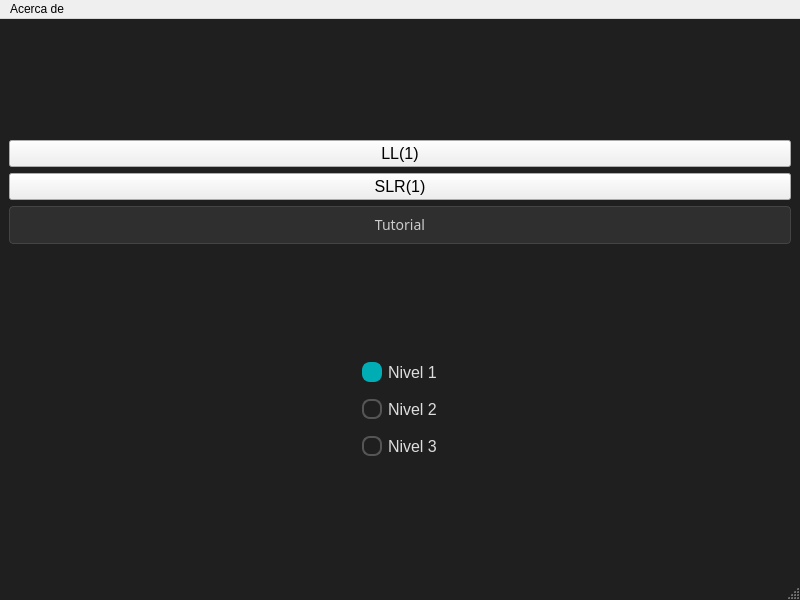
<?xml version="1.0" encoding="UTF-8"?>
<ui version="4.0">
 <class>MainWindow</class>
 <widget class="QMainWindow" name="MainWindow">
  <property name="geometry">
   <rect>
    <x>0</x>
    <y>0</y>
    <width>800</width>
    <height>600</height>
   </rect>
  </property>
  <property name="minimumSize">
   <size>
    <width>800</width>
    <height>600</height>
   </size>
  </property>
  <property name="windowTitle">
   <string>SyntaxTutor</string>
  </property>
  <property name="windowIcon">
   <iconset resource="resources.qrc">
    <normaloff>:/resources/syntaxtutor.png</normaloff>:/resources/syntaxtutor.png</iconset>
  </property>
  <property name="styleSheet">
   <string notr="true">QMainWindow {
background-color: #1F1F1F;
color: #E0E0E0;
}
</string>
  </property>
  <widget class="QWidget" name="centralwidget">
   <layout class="QVBoxLayout" name="verticalLayout_3">
    <item>
     <layout class="QVBoxLayout" name="verticalLayout">
      <item>
       <widget class="QPushButton" name="pushButton">
        <property name="sizePolicy">
         <sizepolicy hsizetype="Minimum" vsizetype="Maximum">
          <horstretch>1</horstretch>
          <verstretch>0</verstretch>
         </sizepolicy>
        </property>
        <property name="minimumSize">
         <size>
          <width>432</width>
          <height>0</height>
         </size>
        </property>
        <property name="font">
         <font>
          <pointsize>12</pointsize>
         </font>
        </property>
        <property name="text">
         <string>LL(1)</string>
        </property>
       </widget>
      </item>
      <item>
       <widget class="QPushButton" name="pushButton_2">
        <property name="sizePolicy">
         <sizepolicy hsizetype="Minimum" vsizetype="Fixed">
          <horstretch>0</horstretch>
          <verstretch>0</verstretch>
         </sizepolicy>
        </property>
        <property name="minimumSize">
         <size>
          <width>432</width>
          <height>0</height>
         </size>
        </property>
        <property name="font">
         <font>
          <pointsize>12</pointsize>
         </font>
        </property>
        <property name="text">
         <string>SLR(1)</string>
        </property>
       </widget>
      </item>
      <item>
       <widget class="QPushButton" name="tutorial">
        <property name="sizePolicy">
         <sizepolicy hsizetype="Minimum" vsizetype="Fixed">
          <horstretch>0</horstretch>
          <verstretch>0</verstretch>
         </sizepolicy>
        </property>
        <property name="minimumSize">
         <size>
          <width>432</width>
          <height>0</height>
         </size>
        </property>
        <property name="font">
         <font>
          <family>Noto Sans</family>
          <pointsize>-1</pointsize>
         </font>
        </property>
        <property name="cursor">
         <cursorShape>PointingHandCursor</cursorShape>
        </property>
        <property name="styleSheet">
         <string notr="true">QPushButton {
    background-color: #2F2F2F;        /* Gris muy oscuro, casi al tono de fondo */
    color:            #CCCCCC;        /* Gris claro, sin llegar a blanco puro */
    border:           1px solid #444; /* Borde sutil para definir límites */
    padding:          8px 16px;
    border-radius:    4px;
    font-size:        14px;
    font-family:      'Noto Sans';
}
QPushButton:hover {
    background-color: #3A3A3A;        /* Un poco más claro al pasar el cursor */
    color:            #FFFFFF;
}
QPushButton:pressed {
    background-color: #262626;        /* Oscurece un pelín al pulsar */
}</string>
        </property>
        <property name="text">
         <string>Tutorial</string>
        </property>
       </widget>
      </item>
     </layout>
    </item>
    <item>
     <layout class="QVBoxLayout" name="verticalLayout_2">
      <property name="spacing">
       <number>17</number>
      </property>
      <item alignment="Qt::AlignmentFlag::AlignHCenter">
       <widget class="QRadioButton" name="lv1Button">
        <property name="sizePolicy">
         <sizepolicy hsizetype="Minimum" vsizetype="Maximum">
          <horstretch>0</horstretch>
          <verstretch>0</verstretch>
         </sizepolicy>
        </property>
        <property name="font">
         <font>
          <pointsize>-1</pointsize>
         </font>
        </property>
        <property name="styleSheet">
         <string notr="true">QRadioButton {
    color:    #DDDDDD;
    font-size:16px;
    spacing:  6px;
}
QRadioButton::indicator {
    width:        16px;
    height:       16px;
    border-radius:8px;
    border:       2px solid #555555;
    background:   transparent;
}
QRadioButton::indicator:checked {
    background: #00ADB5;
    border:     2px solid #00ADB5;
}
QRadioButton::indicator:checked + QLabel {
    color: #00ADB5;
}
</string>
        </property>
        <property name="text">
         <string>Nivel 1</string>
        </property>
        <property name="checked">
         <bool>true</bool>
        </property>
       </widget>
      </item>
      <item alignment="Qt::AlignmentFlag::AlignHCenter">
       <widget class="QRadioButton" name="lv2Button">
        <property name="sizePolicy">
         <sizepolicy hsizetype="Minimum" vsizetype="Maximum">
          <horstretch>0</horstretch>
          <verstretch>0</verstretch>
         </sizepolicy>
        </property>
        <property name="font">
         <font>
          <pointsize>-1</pointsize>
         </font>
        </property>
        <property name="styleSheet">
         <string notr="true">QRadioButton {
    color:    #DDDDDD;
    font-size:16px;
    spacing:  6px;
}
QRadioButton::indicator {
    width:        16px;
    height:       16px;
    border-radius:8px;
    border:       2px solid #555555;
    background:   transparent;
}
QRadioButton::indicator:checked {
    background: #00ADB5;
    border:     2px solid #00ADB5;
}
QRadioButton::indicator:checked + QLabel {
    color: #00ADB5;
}
</string>
        </property>
        <property name="text">
         <string>Nivel 2</string>
        </property>
       </widget>
      </item>
      <item alignment="Qt::AlignmentFlag::AlignHCenter">
       <widget class="QRadioButton" name="lv3Button">
        <property name="sizePolicy">
         <sizepolicy hsizetype="Minimum" vsizetype="Maximum">
          <horstretch>0</horstretch>
          <verstretch>0</verstretch>
         </sizepolicy>
        </property>
        <property name="font">
         <font>
          <pointsize>-1</pointsize>
         </font>
        </property>
        <property name="styleSheet">
         <string notr="true">QRadioButton {
    color:    #DDDDDD;
    font-size:16px;
    spacing:  6px;
}
QRadioButton::indicator {
    width:        16px;
    height:       16px;
    border-radius:8px;
    border:       2px solid #555555;
    background:   transparent;
}
QRadioButton::indicator:checked {
    background: #00ADB5;
    border:     2px solid #00ADB5;
}
QRadioButton::indicator:checked + QLabel {
    color: #00ADB5;
}
</string>
        </property>
        <property name="text">
         <string>Nivel 3</string>
        </property>
       </widget>
      </item>
     </layout>
    </item>
   </layout>
  </widget>
  <widget class="QMenuBar" name="menubar">
   <property name="geometry">
    <rect>
     <x>0</x>
     <y>0</y>
     <width>800</width>
     <height>21</height>
    </rect>
   </property>
   <widget class="QMenu" name="menuAcercaDe">
    <property name="title">
     <string>Acerca de</string>
    </property>
    <addaction name="actionSobre_la_aplicaci_n"/>
    <addaction name="actionReferencia_LL_1"/>
    <addaction name="actionReferencia_SLR_1"/>
   </widget>
   <addaction name="menuAcercaDe"/>
  </widget>
  <widget class="QStatusBar" name="statusbar"/>
  <action name="actionSobre_la_aplicaci_n">
   <property name="text">
    <string>Sobre la aplicación</string>
   </property>
  </action>
  <action name="actionReferencia_LL_1">
   <property name="text">
    <string>Referencia LL(1)</string>
   </property>
  </action>
  <action name="actionReferencia_SLR_1">
   <property name="text">
    <string>Referencia SLR(1)</string>
   </property>
  </action>
 </widget>
 <resources>
  <include location="resources.qrc"/>
 </resources>
 <connections/>
</ui>
